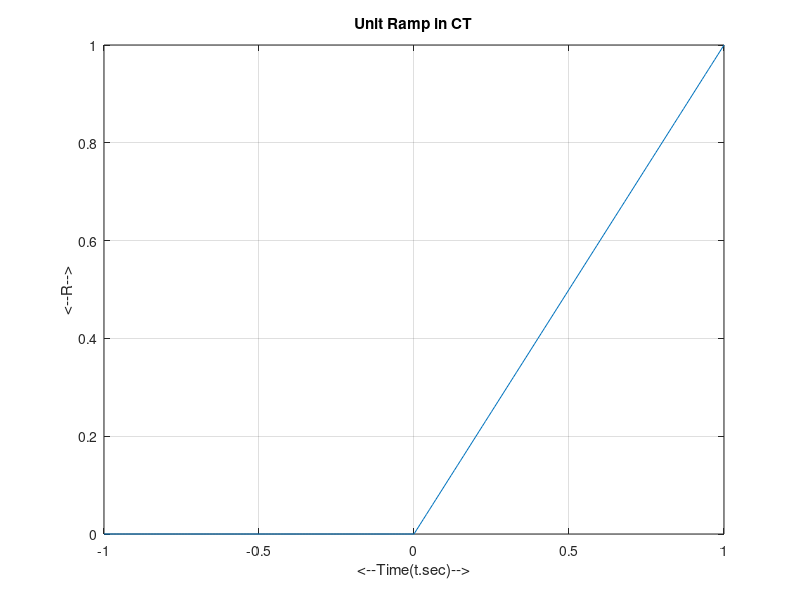

The MATLAB script that drew this image:

t= -1:0.01:1;
for i=1: length(t)
    if (t(1,i)>=0)
        u(1,i)=t(1,i).*1;
    else
        u(1,i)=0;
    end
end
plot(t,u)
grid
title ('Unit Ramp in CT')
xlabel('<--Time(t.sec)-->')
ylabel('<--R-->')